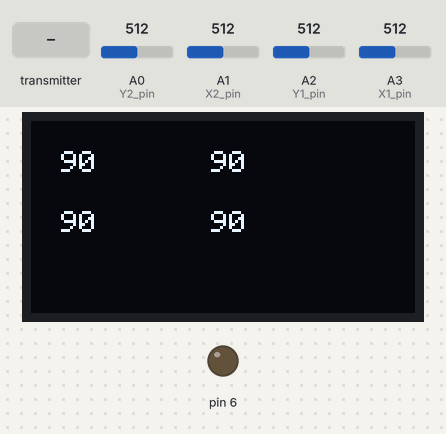
This sketch was run on a simulated Arduino Uno, built with avr-gcc and run on an emulated ATmega328P. On the bench: 128×64 one-colour display, output pins drawn as LEDs (lit = HIGH). Inputs (shaded band) come from the test bench; at power-on: A0 (Y2_pin) = 512, A1 (X2_pin) = 512, A2 (Y1_pin) = 512, A3 (X1_pin) = 512. No radio packets arrive unless stated; what the sketch prints to the serial monitor is not drawn.

Above: at 3.2 s.
3.3 s: A0 (Y2_pin) set to 716
At 4.2 s:
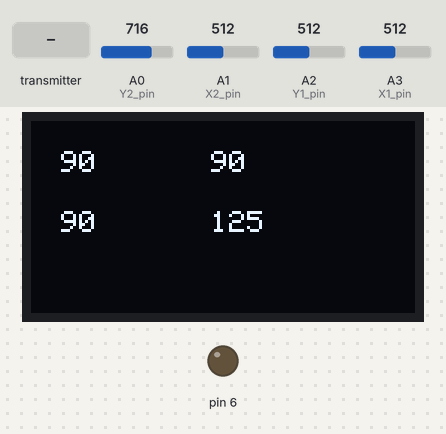
4.8 s: A1 (X2_pin) set to 716
At 6.0 s:
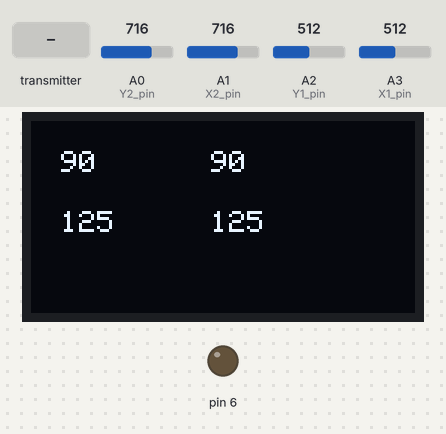
6.3 s: A2 (Y1_pin) set to 716
At 6.8 s:
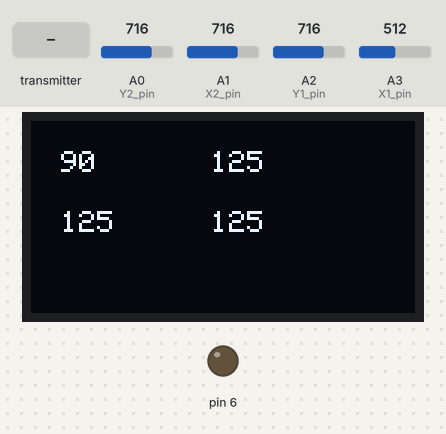
7.8 s: A3 (X1_pin) set to 716
At 8.9 s:
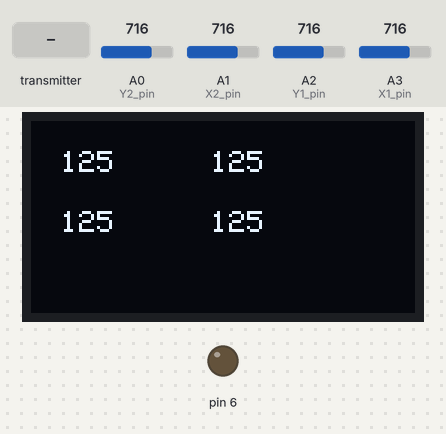
9.3 s: the transmitter starts sending buzzer = 0
11.2 s: A0 (Y2_pin) set to 992
At 11.6 s:
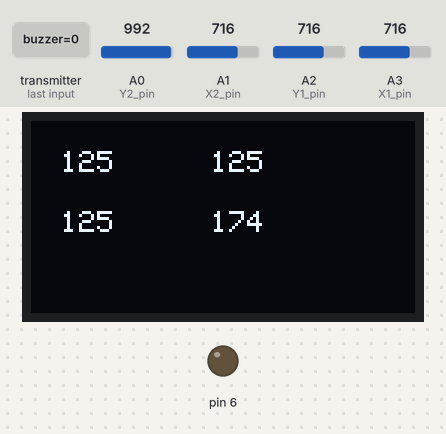
Timing chart, 0 to 13.7 s (numbered marks = the images above; inputs shaded):
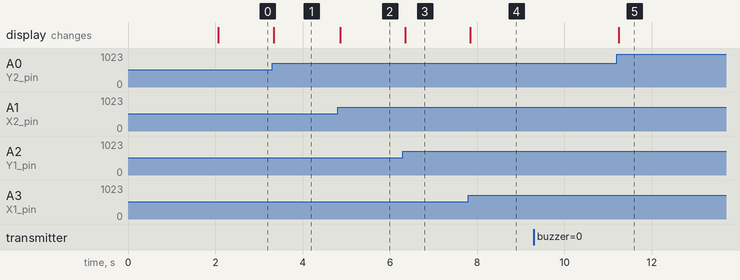

Measured:
- after the input at 3.3 s, the display: changes at once (image 1)
- after the input at 4.8 s, the display: changes after 0.06 s (image 2)
- after the input at 6.3 s, the display: changes after 0.05 s (image 3)
- after the input at 7.8 s, the display: changes at once (image 4)
- after the input at 11.2 s, the display: changes after 0.05 s (image 5)

The sketch:

manette.ino
```cpp
//Include Libraries
#include <Arduino.h>
#include <Wire.h>
#include <Adafruit_GFX.h>
#include <Adafruit_SSD1306.h>
#include <SPI.h>
#include <nRF24L01.h>
#include <RF24.h>

#define t1 "PIPE1"
#define t2 "PIPE2"

//create an RF24 object
RF24 radio(5, 4);  // CE, CSN

const byte adresses[][6] = {t1, t2};

#define SCREEN_WIDTH 128
#define SCREEN_HEIGHT 64
Adafruit_SSD1306 display(SCREEN_WIDTH, SCREEN_HEIGHT, &Wire, -1);

const int SW1_pin = 2;
const int X1_pin = A3;
const int Y1_pin = A2;
const int SW2_pin = 3;
const int X2_pin = A1;
const int Y2_pin = A0;

 int PosX1 = 0;
 int PosY1 = 0;
 int PosX2 = 0;
 int PosY2 = 0;
 int buzzer = 1;
 const int mdp =2534;

void setup()
{
  Serial.begin(115200);

  display.begin(SSD1306_SWITCHCAPVCC, 0x3C);
  display.setTextSize(1);
  display.setTextColor(WHITE);

  radio.begin();
  radio.openWritingPipe(adresses[0]);
  radio.openReadingPipe(1, adresses[1]);
  radio.setPALevel(RF24_PA_MIN);
  radio.setChannel(96);

  delay(2000);
}
void loop()
{
  radio.stopListening();

  PosX1 = analogRead(X1_pin);
  PosY1 = analogRead(Y1_pin);
  PosX2 = analogRead(X2_pin);
  PosY2 = analogRead(Y2_pin);

  int Pos[] = {PosX1,PosY1,PosX2,PosY2,mdp};

  Pos[0] = map(PosX1, 0,1023,0,180);
  Pos[1] = map(PosY1, 0,1023,0,180);
  Pos[2] = map(PosX2, 0,1023,0,180);
  Pos[3] = map(PosY2, 0,1023,0,180);

  //Serial.println(Pos[0]);
  //Serial.println(Pos[1]);
  //Serial.println(Pos[2]);
  //Serial.println(Pos[3]);

  display.clearDisplay();
  display.setCursor(10,10);
  display.println(Pos[0]);
  display.setCursor(10,30);
  display.println(Pos[2]);
  display.setCursor(60,10);
  display.println(Pos[1]);
  display.setCursor(60,30);
  display.println(Pos[3]);
  display.display();
  radio.write(Pos, sizeof(Pos));

  delay(5);

  radio.startListening();
  if(radio.available()) {
  while (radio.available()) {
      radio.read(&buzzer, sizeof(buzzer));
      Serial.println(buzzer);
        if(digitalRead(buzzer)==1){
  analogWrite(6,200);
  }else {
  analogWrite(6,0);
  }

    }
    delay(20);
}
 delay(5);
}
```
